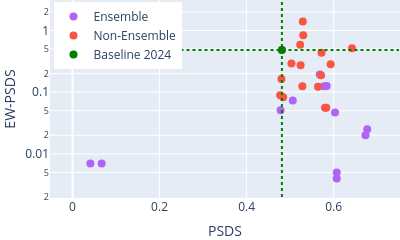

Notebook cell for this chart:
### Markdown cell above
## Energy-weighted performance (2024)

### Code cell
# type scale axes
type_xaxes = 'linear'
type_yaxes = 'log'

# axes labels
x_axes_lab = 'PSDS'
y_axes_lab = 'EW-PSDS'

# which column to consider for the dataframes
df_x = 'PSDS_1_all'
df_y = 'ew_psds'

figure=1
title = f'plots/ew_psds_ensemble.pdf'
text = 'code'

x_range = [0, 0.75]
y_range = [0.002, 3]

scatter_2024_ensemble_four(df_24_ensemble, df_24_noensemble, df_x, df_y, x_axes_lab, y_axes_lab, text, title, type_xaxes=type_xaxes, type_yaxes=type_yaxes, x_range=x_range, y_range=y_range, save=True)

### Figure 1 — Plotly figure (JSON) as saved in the notebook; plotly's stock layout.template omitted (floating-point values rounded to 4 significant figures)
{"data": [{"marker": {"color": "#af64f6", "size": 8}, "mode": "markers", "name": "Ensemble", "text": ["Schmid_CPJKU_task4_4", "Schmid_CPJKU_task4_3", "Nam_KAIST_task4_4", "Nam_KAIST_task4_3", "Chen_NCUT_task4_4", "Kim_GIST-HanwhaVision_task4_4", "Kim_GIST-HanwhaVision_task4_2", "LEE_KT_task4_4", "LEE_KT_task4_3", "XIAO_FMSG-JLESS_task4_4", "Huang_SJTU_task4_2", "Huang_SJTU_task4_1", "Huang_SJTU_task4_3"], "type": "scatter", "x": [0.677, 0.673, 0.607, 0.607, 0.568, 0.584, 0.578, 0.506, 0.478, 0.603, 0.067, 0.041, 0], "xaxis": "x", "y": [0.025, 0.02, 0.004, 0.005, 0.194, 0.126, 0.125, 0.073, 0.051, 0.047, 0.007, 0.007, 0], "yaxis": "y"}, {"marker": {"color": "#f95543", "size": 8}, "mode": "markers", "name": "Non-Ensemble", "text": ["Schmid_CPJKU_task4_2", "Nam_KAIST_task4_2", "Nam_KAIST_task4_1", "Zhang_BUPT_task4_1", "Kim_GIST-HanwhaVision_task4_1", "Chen_NCUT_task4_3", "Huang_SJTU_task4_4", "Chen_NCUT_task4_1", "Chen_NCUT_task4_2", "LEE_KT_task4_1", "LEE_KT_task4_2", "Baseline 2024", "XIAO_FMSG-JLESS_task4_3", "XIAO_FMSG-JLESS_task4_2", "Lyu_SCUT_task4_2", "Lyu_SCUT_task4_1", "XIAO_FMSG-JLESS_task4_1"], "type": "scatter", "x": [0.642, 0.583, 0.58, 0.528, 0.564, 0.529, 0.523, 0.53, 0.524, 0.503, 0.48, 0.481, 0.571, 0.593, 0.484, 0.477, 0.572], "xaxis": "x", "y": [0.516, 0.056, 0.056, 0.125, 0.122, 1.401, 0.585, 0.838, 0.274, 0.29, 0.163, 0.481, 0.188, 0.282, 0.083, 0.089, 0.435], "yaxis": "y"}, {"marker": {"color": ["green"], "size": 8}, "mode": "markers", "name": "Baseline 2024", "text": ["Baseline 2024"], "type": "scatter", "x": [0.481], "xaxis": "x", "y": [0.481], "yaxis": "y"}], "layout": {"height": 200, "legend": {"x": 0.01, "xanchor": "left", "y": 0.99, "yanchor": "top"}, "margin": {"b": 0, "l": 0, "r": 0, "t": 0}, "shapes": [{"line": {"color": "green", "dash": "dot", "width": 2}, "type": "line", "x0": 0, "x1": 0.75, "xref": "x", "y0": 0.481, "y1": 0.481, "yref": "y"}, {"line": {"color": "green", "dash": "dot", "width": 2}, "type": "line", "x0": 0.481, "x1": 0.481, "xref": "x", "y0": 0.002, "y1": 3, "yref": "y"}], "showlegend": true, "width": 400, "xaxis": {"anchor": "y", "domain": [0, 1], "title": {"text": "PSDS"}, "type": "linear"}, "yaxis": {"anchor": "x", "domain": [0, 1], "title": {"text": "EW-PSDS"}, "type": "log"}}}
